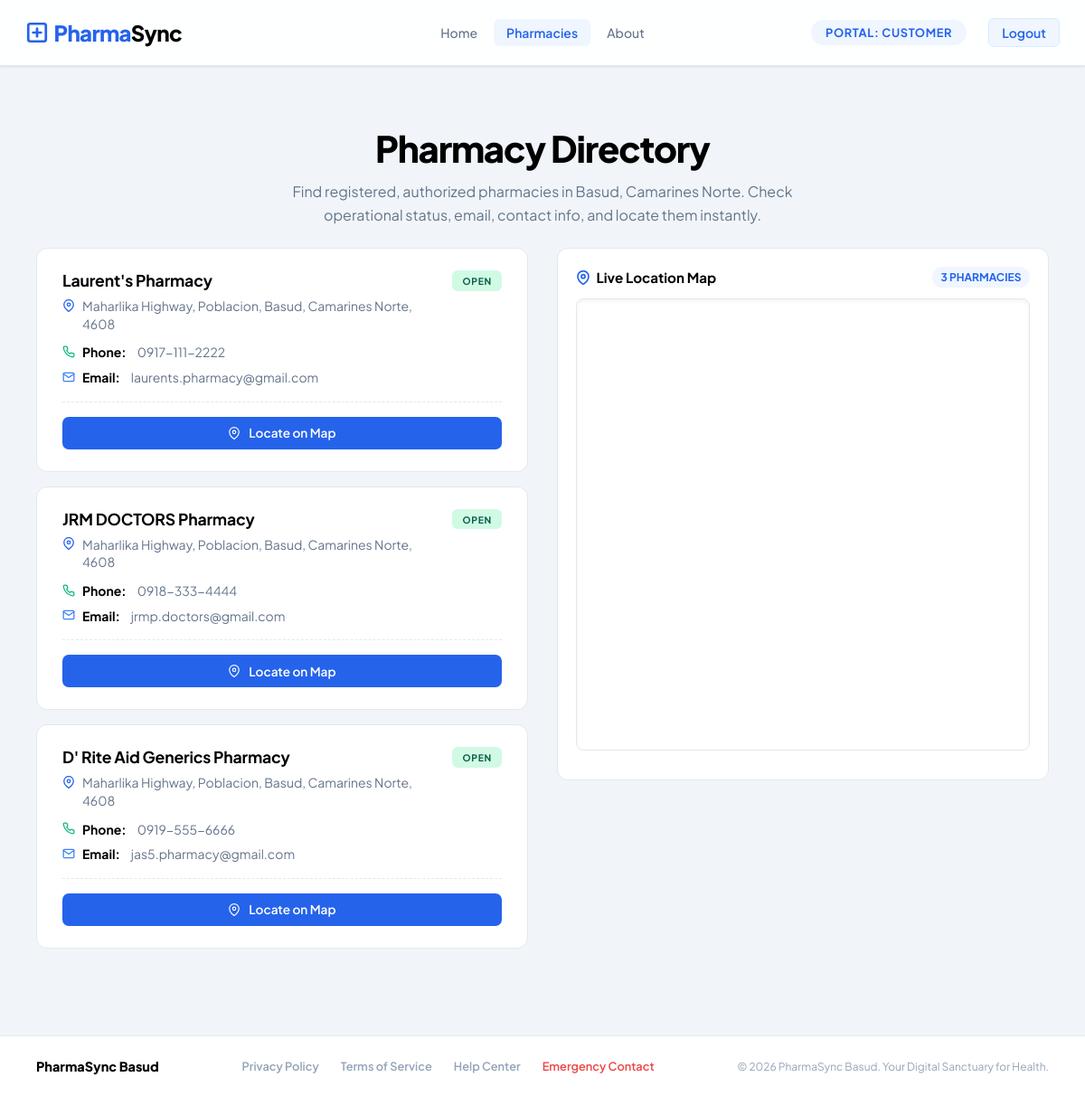
Screenshot of /customer_pharmacies.php with the database file from the repository.
### tables this page shows
CREATE TABLE IF NOT EXISTS pharmacies (
    id INT AUTO_INCREMENT PRIMARY KEY,
    name VARCHAR(100) NOT NULL,
    code VARCHAR(20) NOT NULL UNIQUE,
    address VARCHAR(255) NOT NULL,
    contact_number VARCHAR(50),
    email VARCHAR(100),
    latitude DECIMAL(10, 8) DEFAULT 14.0702,
    longitude DECIMAL(11, 8) DEFAULT 122.9610,
    is_open BOOLEAN DEFAULT TRUE,
    last_sync DATETIME DEFAULT CURRENT_TIMESTAMP ON UPDATE CURRENT_TIMESTAMP
);

### customer_pharmacies.php (the view, shortened to what this page needs)
<?php
$coreDB = getDBConnection('pharmasync_core');
$stmt = $coreDB->query("SELECT id, name, code, address, contact_number, email, latitude, longitude, is_open FROM pharmacies ORDER BY id ASC");
$pharmacies = $stmt->fetchAll();
?>
<!DOCTYPE html>
<html lang="en">
<head>
    <link rel="stylesheet" href="assets/css/global.css">
    <link rel="stylesheet" href="assets/css/customer_pharmacies.css">
</head>
<body>
<?php require_once 'includes/navbar.php'; ?>
<div class="layout">
    <main class="main-content">
        <section class="pharm-header" style="padding: 2rem 0 1.5rem;">
            <h1 class="pharm-title">Pharmacy Directory</h1>
            <p class="pharm-subtitle">
                Find registered, authorized pharmacies in Basud, Camarines Norte. Check operational status, email, contact info, and locate them instantly.
            </p>
        </section>
        <section class="pharm-main">
            <div class="pharm-grid">
                <div class="pharm-listings">
                    <?php if (empty($pharmacies)): ?>
                        <div class="pharm-card" style="text-align: center; padding: 3rem; color: var(--text-muted);">
                            <p style="font-size: 1.1rem; font-weight: 600; margin: 0 0 0.5rem;">No pharmacies registered</p>
                            <p style="font-size: 0.9rem; margin: 0;">Contact the health system administrator to register your node.</p>
                        </div>
                    <?php else: ?>
                        <?php foreach ($pharmacies as $pharm): ?>
                            <div class="pharm-card" id="pharm-card-<?= $pharm['id'] ?>">
                                <div class="pharm-card-header">
                                    <div class="pharm-info">
                                        <h3 class="pharm-name"><?= htmlspecialchars($pharm['name']) ?></h3>
                                        <div class="pharm-address" style="margin-bottom: 0.75rem;">
                                            <svg width="14" height="14" viewBox="0 0 24 24" fill="none"
                                                 stroke="currentColor" stroke-width="2.2"
                                                 stroke-linecap="round" stroke-linejoin="round" style="color: var(--primary);">
                                                <path d="M21 10c0 7-9 13-9 13s-9-6-9-13a9 9 0 0 1 18 0z"></path>
                                                <circle cx="12" cy="10" r="3"></circle>
                                            </svg>
                                            <span><?= htmlspecialchars($pharm['address']) ?></span>
                                        </div>
                                        <div class="pharm-address" style="margin-bottom: 0.5rem;">
                                            <strong style="color: var(--text-main); margin-right: 0.25rem;">Phone:</strong>
                                            <span><?= htmlspecialchars($pharm['contact_number']) ?></span>
                                        </div>
                                        <div class="pharm-address">
                                            <svg width="14" height="14" viewBox="0 0 24 24" fill="none"
                                                 stroke="currentColor" stroke-width="2.2"
                                                 stroke-linecap="round" stroke-linejoin="round" style="color: #3B82F6;">
                                                <path d="M4 4h16c1.1 0 2 .9 2 2v12c0 1.1-.9 2-2 2H4c-1.1 0-2-.9-2-2V6c0-1.1.9-2 2-2z"></path>
                                                <polyline points="22,6 12,13 2,6"></polyline>
                                            </svg>
                                            <strong style="color: var(--text-main); margin-right: 0.25rem;">Email:</strong>
                                            <span><?= htmlspecialchars($pharm['email'] ?? '—') ?></span>
                                        </div>
                                    </div>
                                    <span class="pharm-status <?= $pharm['is_open'] ? 'open' : 'closed' ?>">
                                        <?= $pharm['is_open'] ? 'OPEN' : 'CLOSED' ?>
                                    </span>
                                </div>
                                <div class="pharm-actions" style="margin-top: 1rem; padding-top: 1rem; border-top: 1px dashed var(--border);">
                                    <button class="pharm-btn primary" onclick="focusPharmacyOnMap('<?= addslashes($pharm['name']) ?>')" style="width: 100%;">
                                        <svg width="14" height="14" viewBox="0 0 24 24" fill="none" stroke="currentColor" stroke-width="2" stroke-linecap="round" stroke-linejoin="round" style="margin-right: 0.2rem;"><path d="M21 10c0 7-9 13-9 13s-9-6-9-13a9 9 0 0 1 18 0z"></path><circle cx="12" cy="10" r="3"></circle></svg>
                                        Locate on Map
                                    </button>
                                </div>
                            </div>
                        <?php endforeach; ?>
                    <?php endif; ?>
                </div>
                <div class="pharm-sidebar">
                    <div class="pharm-map-card">
                        <div class="pharm-map-header" style="margin-bottom: 0.75rem;">
                            <h3 style="display:flex; align-items:center; gap:0.4rem; color:var(--text-main); font-weight:700; font-size:0.95rem; margin:0;">
                                <svg width="16" height="16" viewBox="0 0 24 24" fill="none" stroke="currentColor" stroke-width="2.5" style="color:var(--primary);"><path d="M21 10c0 7-9 13-9 13s-9-6-9-13a9 9 0 0 1 18 0z"></path><circle cx="12" cy="10" r="3"></circle></svg>
                                Live Location Map
                            </h3>
                            <span style="font-size:0.75rem; background:var(--primary-light); color:var(--primary); padding:0.25rem 0.6rem; border-radius:1rem; font-weight:700;">3 PHARMACIES</span>
                        </div>
                        <iframe id="googleMap" src="https://maps.google.com/maps?q=Laurent's%20Pharmacy,%20Basud,%20Camarines%20Norte&t=&z=16&ie=UTF8&iwloc=&output=embed" style="width: 100%; height: 500px; border-radius: 8px; border: 1px solid var(--border); box-shadow: inset 0 2px 4px rgba(0,0,0,0.05); margin-bottom: 0.5rem; z-index: 1;" allowfullscreen="" loading="lazy"></iframe>
                    </div>
                </div>
            </div>
        </section>
    </main>
</div>
<?php require_once 'includes/footer.php'; ?>
</body>
</html>

### includes/navbar.php (shortened to what this page needs)
<?php
$navItems = [
        'home'        => ['label' => 'Home',         'href' => 'customer_dashboard.php'],
        'pharmacies'  => ['label' => 'Pharmacies',  'href' => 'customer_pharmacies.php'],
        'support'     => ['label' => 'About',       'href' => 'customer_support.php'],
];
$currentFile = basename($_SERVER['PHP_SELF']);
$pageToNavKey = [
        'customer_dashboard.php'   => 'home',
        'customer_pharmacies.php'  => 'pharmacies',
        'customer_support.php'     => 'support'
];
$activeNavKey = isset($pageToNavKey[$currentFile]) ? $pageToNavKey[$currentFile] : '';
?>
<nav class="navbar">
    <div class="nav-container">
        <a href="index.php" class="brand" style="display:flex; align-items:center; gap:0.35rem; text-decoration:none;">
            <svg width="26" height="26" viewBox="0 0 24 24" fill="none" stroke="currentColor" stroke-width="2.5" stroke-linecap="round" stroke-linejoin="round"><rect x="3" y="3" width="18" height="18" rx="2" ry="2"></rect><line x1="12" y1="8" x2="12" y2="16"></line><line x1="8" y1="12" x2="16" y2="12"></line></svg>
            <span>Pharma<span class="sync-part" style="color: black;">Sync</span></span>
        </a>
        <ul class="nav-tabs">
            <?php foreach ($navItems as $key => $item): ?>
                <li>
                    <a href="<?= htmlspecialchars($item['href']) ?>"
                       class="<?= ($activeNavKey === $key) ? 'active' : '' ?>">
                        <?= htmlspecialchars($item['label']) ?>
                    </a>
                </li>
            <?php endforeach; ?>
        </ul>
        <div class="nav-user" style="display:flex; align-items:center;">
            <span style="background: #EFF6FF; color: var(--primary); font-weight: 700; font-size: 0.8rem; padding: 0.4rem 1rem; border-radius: 2rem; text-transform: uppercase; display: inline-flex; align-items: center; margin-right: 0.75rem; letter-spacing: 0.05em;">PORTAL: CUSTOMER</span>
            <a href="index.php" class="btn-switch-role">Logout</a>
        </div>
    </div>
</nav>

### includes/footer.php (shortened to what this page needs)
<footer class="site-footer">
    <div class="footer-brand">PharmaSync Basud</div>
    <div class="footer-links">
        <a href="#">Privacy Policy</a>
        <a href="#">Terms of Service</a>
        <a href="#">Help Center</a>
        <a href="#" class="text-danger">Emergency Contact</a>
    </div>
    <div class="footer-copy">
        &copy; <?= date('Y') ?> PharmaSync Basud. Your Digital Sanctuary for Health.
    </div>
</footer>

### assets/css/global.css (style rules this page uses)
:root { --primary: #2563EB; --primary-hover: #1D4ED8; --primary-dark: #1E3A8A; --primary-light: #EFF6FF; --primary-mid: #DBEAFE; --success: #10B981; --success-light: #D1FAE5; --warning: #F59E0B; --warning-light: #FEF3C7; --danger: #EF4444; --danger-light: #FEE2E2; --text-main: #000000; --text-sub: #334155; --text-muted: #64748B; --text-faint: #94A3B8; --bg-page: #F1F5F9; --bg-surface: #FFFFFF; --border: #E2E8F0; --border-light: #F1F5F9; --sidebar-w: 256px; --navbar-h: 140px; --shadow-sm: 0 1px 3px rgba(0,0,0,0.06), 0 1px 2px rgba(0,0,0,0.04); --shadow-md: 0 4px 12px rgba(0,0,0,0.06), 0 2px 6px rgba(0,0,0,0.04); --shadow-lg: 0 10px 30px rgba(0,0,0,0.08), 0 4px 12px rgba(0,0,0,0.05); --shadow-xl: 0 20px 40px rgba(0,0,0,0.1), 0 8px 20px rgba(0,0,0,0.06); --ease: cubic-bezier(0.4, 0, 0.2, 1); --transition: all 0.22s var(--ease); }
*, *::before, *::after { margin: 0; padding: 0; box-sizing: border-box; }
html, body { width: 100%; height: 100%; overflow-x: hidden; }
body { font-family: 'Plus Jakarta Sans', -apple-system, BlinkMacSystemFont, sans-serif; background: var(--bg-page); color: var(--text-main); min-height: 100vh; display: flex; flex-direction: column; -webkit-font-smoothing: antialiased; }
.navbar { position: sticky; top: 0; z-index: 100; width: 100%; height: 140px; background: rgba(255, 255, 255, 0.92); backdrop-filter: blur(16px); -webkit-backdrop-filter: blur(16px); border-bottom: 1px solid var(--border); box-shadow: var(--shadow-sm); }
.nav-container { width: 100%; height: 100%; padding: 0 1.75rem; display: flex; align-items: center; justify-content: space-between; position: relative; }
.brand { font-size: 1.5rem; font-weight: 800; color: var(--primary); text-decoration: none; letter-spacing: -0.03em; flex-shrink: 0; }
.navbar .nav-container .brand .sync-part, .brand .sync-part { color: #000000 !important; font-weight: 800 !important; }
.nav-tabs { position: absolute; left: 50%; transform: translateX(-50%); display: flex; gap: 0.25rem; list-style: none; margin: 0; padding: 0; }
.nav-tabs li a { display: block; text-decoration: none; color: var(--text-muted); font-weight: 500; font-size: 0.875rem; padding: 0.4rem 0.875rem; border-radius: 6px; transition: var(--transition); }
.nav-tabs li a.active { background: var(--primary-light); color: var(--primary); font-weight: 600; }
.nav-user { display: flex; align-items: center; gap: 0.75rem; flex-shrink: 0; }
.site-footer { display: flex; align-items: center; justify-content: space-between; padding: 1.5rem 2.5rem; background: var(--bg-surface); border-top: 1px solid var(--border); margin-top: auto; }
.footer-brand { font-weight: 800; color: var(--text-main); font-size: 0.9rem; }
.footer-links { display: flex; gap: 1.5rem; }
.footer-links a { color: var(--text-faint); text-decoration: none; font-weight: 600; font-size: 0.8rem; transition: var(--transition); }
.footer-links a.text-danger { color: #EF4444; }
.footer-copy { font-size: 0.75rem; color: var(--text-faint); }
.layout { display: flex; flex: 1; width: 100%; min-height: calc(100vh - var(--navbar-h)); align-items: stretch; }
.main-content { flex: 1; min-width: 0; padding: 2.25rem 2.5rem 3rem; box-sizing: border-box; overflow-y: auto; }

### includes/navbar.php (style rules this page uses)
.btn-switch-role { font-size: 0.875rem; padding: 0.4rem 0.875rem; border-radius: 6px; border: 1.5px solid var(--primary-mid); background: var(--primary-light); color: var(--primary); text-decoration: none; font-weight: 600; transition: var(--transition); display: inline-flex; align-items: center; justify-content: center; }

### rows the page displays
pharmacies: name "Laurent's Pharmacy", address "Maharlika Highway, Poblacion, Basud, Camarines Norte, 4608", contact_number "0917-111-2222", email "laurents.pharmacy@gmail.com", is_open "OPEN"
pharmacies: name "JRM DOCTORS Pharmacy", address "Maharlika Highway, Poblacion, Basud, Camarines Norte, 4608", contact_number "0918-333-4444", email "jrmp.doctors@gmail.com", is_open "OPEN"
pharmacies: name "D' Rite Aid Generics Pharmacy", address "Maharlika Highway, Poblacion, Basud, Camarines Norte, 4608", contact_number "0919-555-6666", email "jas5.pharmacy@gmail.com", is_open "OPEN"

### other values shown
$item['label'] "Home"
$item['label'] "Pharmacies"
$item['label'] "About"
